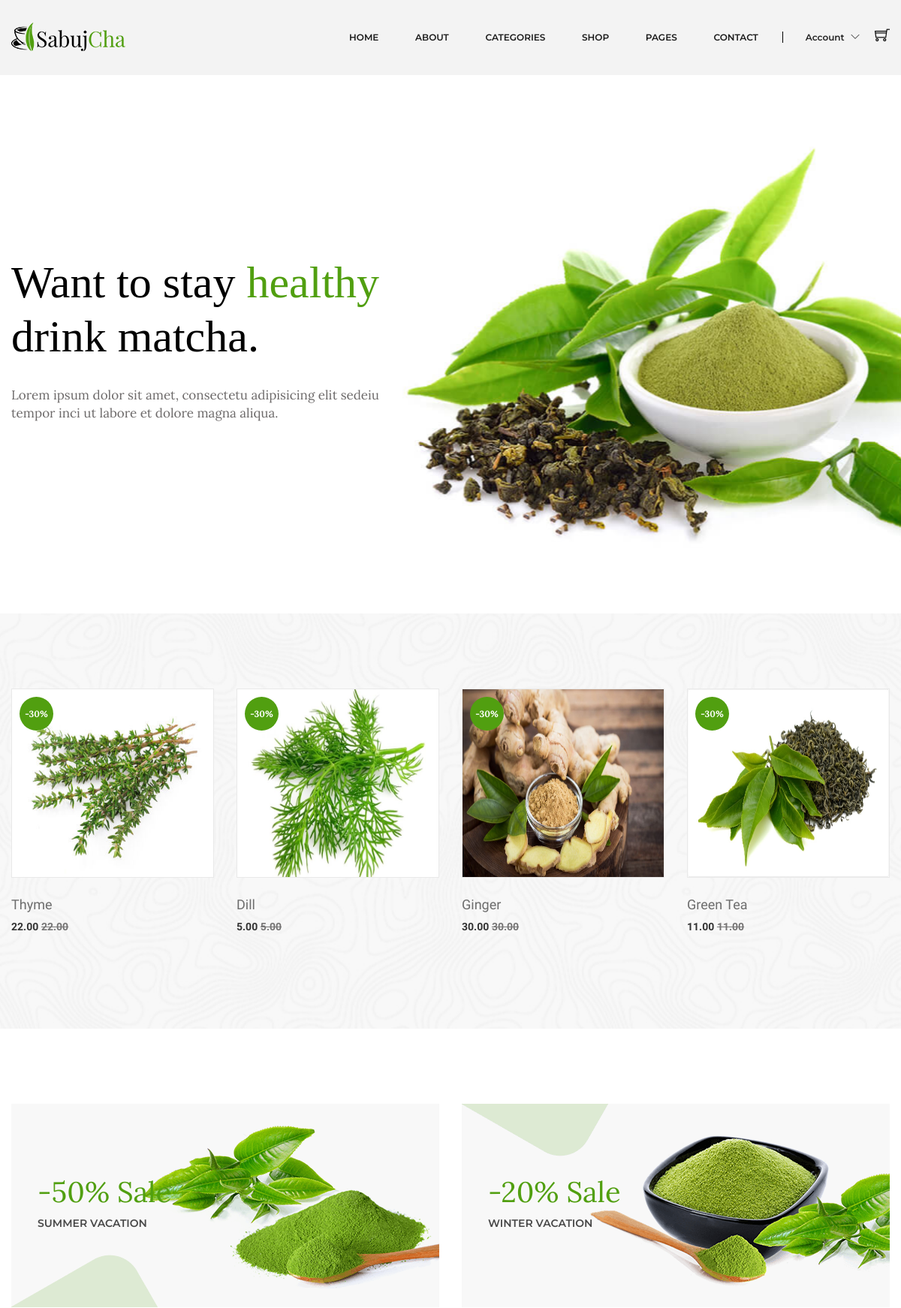
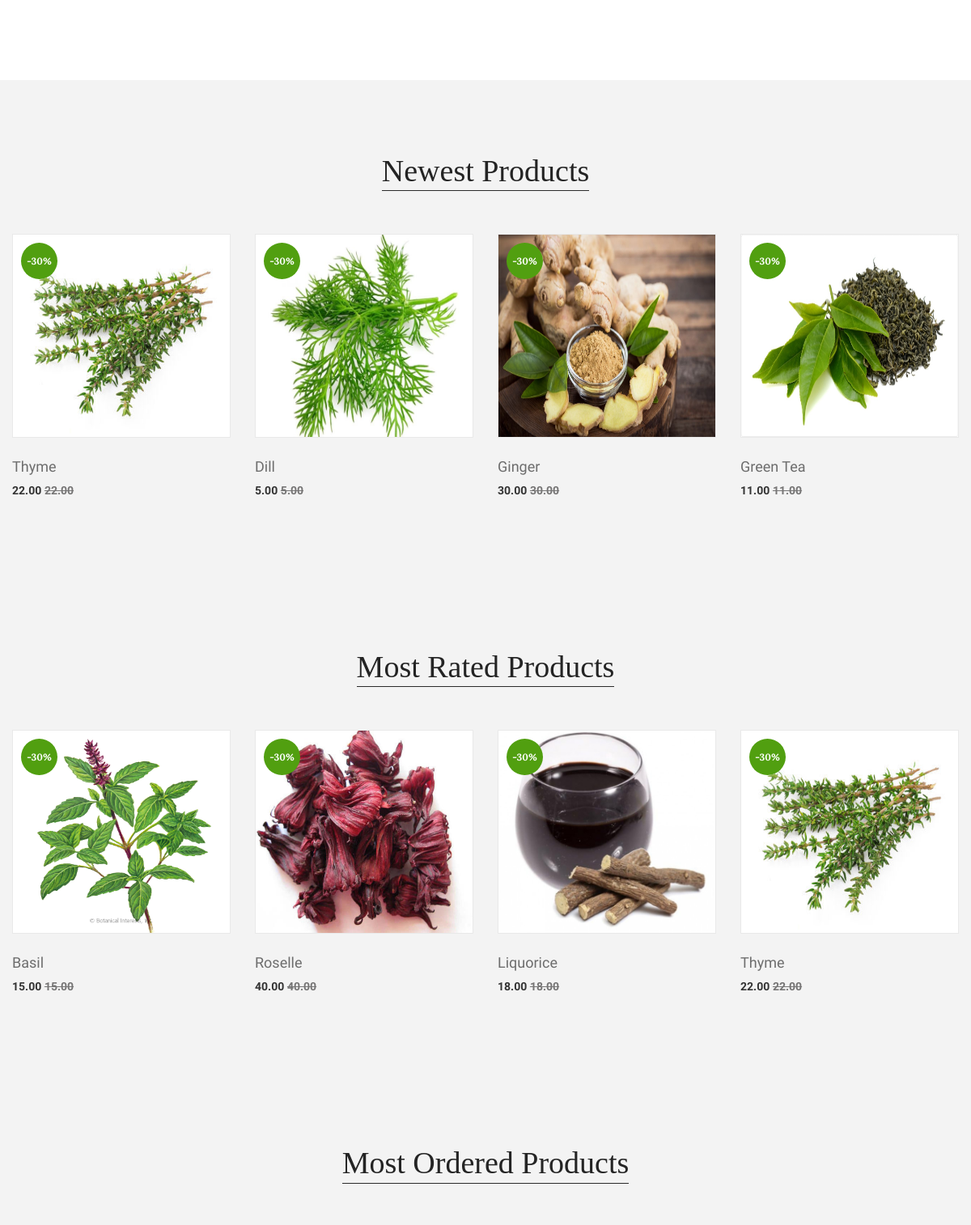
The page / (upper part) on the database its author committed (2 pictures, top to bottom).
### tables this page shows
CREATE TABLE `products` (
  `id` int(10) UNSIGNED NOT NULL,
  `name` varchar(64) NOT NULL,
  `price` float(8,2) NOT NULL,
  `brand_id` int(10) UNSIGNED NOT NULL,
  `subcate_id` int(10) UNSIGNED DEFAULT NULL,
  `details` text NOT NULL,
  `photo` varchar(255) DEFAULT 'default.png',
  `created_at` timestamp NOT NULL DEFAULT current_timestamp() ON UPDATE current_timestamp(),
  `updated_at` timestamp NOT NULL DEFAULT current_timestamp(),
  `supplier_id` int(10) UNSIGNED NOT NULL
);

CREATE TABLE `rating` (
  `value` int(10) NOT NULL,
  `comment` varchar(64) NOT NULL,
  `user_id` int(10) UNSIGNED NOT NULL,
  `product_id` int(10) UNSIGNED NOT NULL
);

### database.php (called while the page is built, shortened)
<?php
class database
{
    public $serverName = 'localhost';
    public $username = 'root';
    public $password = '';
    public $dbName = 'e-commerce';
    public $con;
    public function __construct()
    {
        $this->con = new mysqli($this->serverName, $this->username, $this->password, $this->dbName);
    }
    public function runDQL($query)
    {
        $result = $this->con->query($query);
        if ($result->num_rows > 0) {
            return $result;
        } else {
            return [];
        }
    }
}

### Product.php (called while the page is built, shortened)
<?php
include_once "database.php";
class Product extends database implements operations{
   public function Newest(){
      $query = "SELECT * FROM products ORDER BY created_at DESC LIMIT 4";
      return $this->runDQL($query);
   }
}
?>

### Rating.php (called while the page is built, shortened)
<?php
include_once "database.php";
class Rating extends database implements operations{
    public function MostRated(){
        $query="SELECT *
            FROM `products` AS `product`
            INNER JOIN `rating` AS `rate`
            ON `product`.`id` = `rate`.`product_id`
            ORDER BY `rate`.`value` DESC LIMIT 4";
        return $this->runDQL($query);
    }
}

### index.php (the view, shortened to what this page needs)
<?php include_once "header.php"; ?>
<div class="slider-area">
	<div class="slider-active owl-dot-style owl-carousel">
		<div class="single-slider ptb-240 bg-img" style="background-image:url(assets/img/slider/slider-1.jpg);">
			<div class="container">
				<div class="slider-content slider-animated-1">
					<h1 class="animated">Want to stay <span class="theme-color">healthy</span></h1>
					<h1 class="animated">drink matcha.</h1>
					<p>Lorem ipsum dolor sit amet, consectetu adipisicing elit sedeiu tempor inci ut labore et dolore magna aliqua.</p>
				</div>
			</div>
		</div>
	</div>
</div>
<div class="product-area bg-image-1 pt-100 pb-95">
	<div class="container">
		<div class="row">
			<?php
			include_once "Product.php";
			$new = new Product();
			$result = $new->Newest();
			if (!empty($result)) {
				$new = $result->fetch_all(MYSQLI_ASSOC);
				foreach ($new as $key => $value) {
			?>
					<div class="col-3">
						<div class="product-wrapper-single">
							<div class="product-wrapper mb-30">
								<div class="product-img">
									<a href="product-details.php?pro=<?php echo $value['id'] ?>">
										<img alt="" src="assets/img/product/<?php echo $value['photo'] ?>" style="height:250px;">
									</a>
									<span>-30%</span>
									<div class="product-action">
									</div>
								</div>
								<div class="product-content text-left">
									<div class="product-hover-style">
										<div class="product-title">
											<h4>
												<a href="product-details.php?pro=<?php echo $value['id'] ?>"><?php echo $value['name'] ?></a>
											</h4>
										</div>
									</div>
									<div class="product-price-wrapper">
										<span><?php echo $value['price'] ?></span>
										<span class="product-price-old"><?php echo $value['price'] ?> </span>
									</div>
								</div>
							</div>
						</div>
					</div>
			<?php
				}
			}
			?>
		</div>
	</div>
</div>
<div class="banner-area pt-100 pb-70">
	<div class="container">
		<div class="banner-wrap">
			<div class="row">
				<div class="col-lg-6 col-md-6">
					<div class="single-banner img-zoom mb-30">
						<a href="#">
							<img src="assets/img/banner/banner-1.png" alt="">
						</a>
						<div class="banner-content">
							<h4>-50% Sale</h4>
							<h5>Summer Vacation</h5>
						</div>
					</div>
				</div>
				<div class="col-lg-6 col-md-6">
					<div class="single-banner img-zoom mb-30">
						<a href="#">
							<img src="assets/img/banner/banner-2.png" alt="">
						</a>
						<div class="banner-content">
							<h4>-20% Sale</h4>
							<h5>Winter Vacation</h5>
						</div>
					</div>
				</div>
			</div>
		</div>
	</div>
</div>
<div class="product-area gray-bg pt-90 pb-65">
	<div class="container">
		<div class="product-top-bar section-border mb-55">
			<div class="section-title-wrap text-center">
				<h3 class="section-title">Newest Products</h3>
			</div>
		</div>
		<div class="row">
			<?php
			include_once "Product.php";
			$new = new Product();
			$result = $new->Newest();
			if (!empty($result)) {
				$new = $result->fetch_all(MYSQLI_ASSOC);
				foreach ($new as $key => $value) {
			?>
					<div class="col-3">
						<div class="product-wrapper-single">
							<div class="product-wrapper mb-30">
								<div class="product-img">
									<a href="product-details.php?pro=<?php echo $value['id'] ?>">
										<img alt="" src="assets/img/product/<?php echo $value['photo'] ?>" style="height:250px;">
									</a>
									<span>-30%</span>
									<div class="product-action">
									</div>
								</div>
								<div class="product-content text-left">
									<div class="product-hover-style">
										<div class="product-title">
											<h4>
												<a href="product-details.php?pro=<?php echo $value['id'] ?>"><?php echo $value['name'] ?></a>
											</h4>
										</div>
									</div>
									<div class="product-price-wrapper">
										<span><?php echo $value['price'] ?></span>
										<span class="product-price-old"><?php echo $value['price'] ?> </span>
									</div>
								</div>
							</div>
						</div>
					</div>
			<?php
				}
			}
			?>
		</div>
	</div>
</div>
<div class="product-area gray-bg pt-90 pb-65">
	<div class="container">
		<div class="product-top-bar section-border mb-55">
			<div class="section-title-wrap text-center">
				<h3 class="section-title">Most Rated Products</h3>
			</div>
		</div>
		<div class="row">
			<?php
			include_once "Rating.php";
			$rate = new Rating();
			$result = $rate->MostRated();
			if (!empty($result)) {
				$rate = $result->fetch_all(MYSQLI_ASSOC);
				foreach ($rate as $key => $value) {
			?>
					<div class="col-3">
						<div class="product-wrapper-single">
							<div class="product-wrapper mb-30">
								<div class="product-img">
									<a href="product-details.php?pro=<?php echo $value['id'] ?>">
										<img alt="" src="assets/img/product/<?php echo $value['photo'] ?>" style="height:250px;">
									</a>
									<span>-30%</span>
									<div class="product-action">
									</div>
								</div>
								<div class="product-content text-left">
									<div class="product-hover-style">
										<div class="product-title">
											<h4>
												<a href="product-details.php?pro=<?php echo $value['id'] ?>"><?php echo $value['name'] ?></a>
											</h4>
										</div>
									</div>
									<div class="product-price-wrapper">
										<span><?php echo $value['price'] ?></span>
										<span class="product-price-old"><?php echo $value['price'] ?> </span>
									</div>
								</div>
							</div>
						</div>
					</div>
			<?php
				}
			}
			?>
		</div>
	</div>
</div>
<div class="product-area gray-bg pt-90 pb-65">
	<div class="container">
		<div class="product-top-bar section-border mb-55">
			<div class="section-title-wrap text-center">
				<h3 class="section-title">Most Ordered Products</h3>
			</div>
		</div>
	</div>
</div>
<?php include_once "footer.php" ?>

### rows shown on the page
products: photo (picture), name "Thyme", price "22.00"
products: photo (picture), name "Dill", price "5.00"
products: photo (picture), name "Ginger", price "30.00"
products: photo (picture), name "Green Tea", price "11.00"
rating: product.photo (picture), product.name "Basil", product.price "15.00"
rating: product.photo (picture), product.name "Roselle", product.price "40.00"
rating: product.photo (picture), product.name "Liquorice", product.price "18.00"
rating: product.photo (picture), product.name "Thyme", product.price "22.00"
